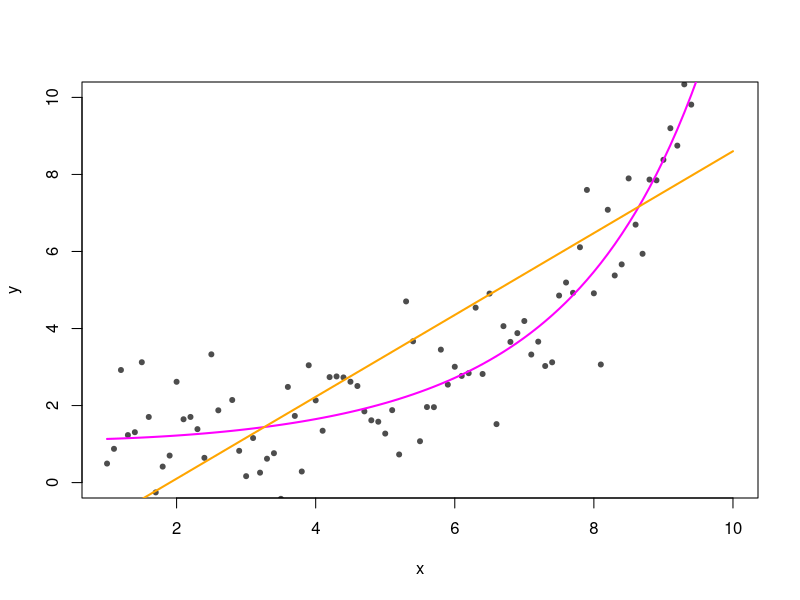
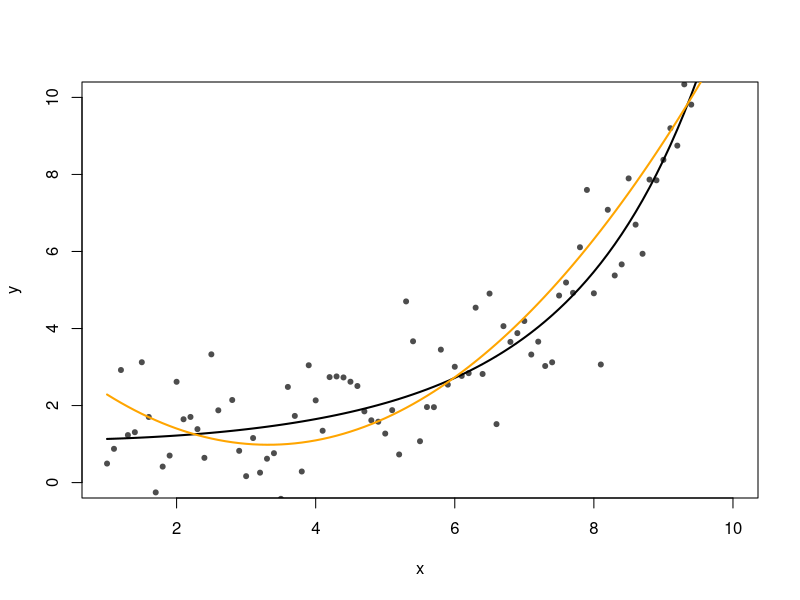

These charts were generated, in order, by the following R code:
## ---- chunk 1
knitr::opts_chunk$set(echo = TRUE)
## ---- chunk 2
#################################
# Una no lineal
#################################
rm(list=ls())

# Simulación
sigma <- sqrt(1.3)
beta.star0 <- 0.1
beta.star1 <- 0.025

equis <- seq(1, 10, by=0.1)
set.seed(123)

z <- exp(beta.star0 + beta.star1 * equis * equis)
y <- z + rnorm(length(equis), 0, sigma)

# con puntos
graphics::plot(equis, y, pch=20, col="grey30", xlab="x", ylim=c(0,10))

# grafico la verdadera
lines(equis, z, lwd=2, col="magenta")

#################################
# Ajusto un modelo lineal simple
#################################
salida.lineal <- lm(y ~ equis)
lines(equis, salida.lineal$fitted.values, col="orange", lwd=2)

#################################
# Ajusto un modelo cuadrático
#################################
graphics::plot(equis, y, pch=20, col="grey30", xlab="x", ylim=c(0,10))
lines(equis, z, lwd=2)

salida <- lm(y ~ poly(equis, 2, raw=TRUE))
lines(equis, salida$fitted.values, col="orange", lwd=2)

#################################
# Ajusto un polinomio de grado 5
#################################
# E(Y) = beta_0 + beta_1*equis + ... + beta_5*equis^5
# (Completar con el ajuste y gráfico si es necesario)
